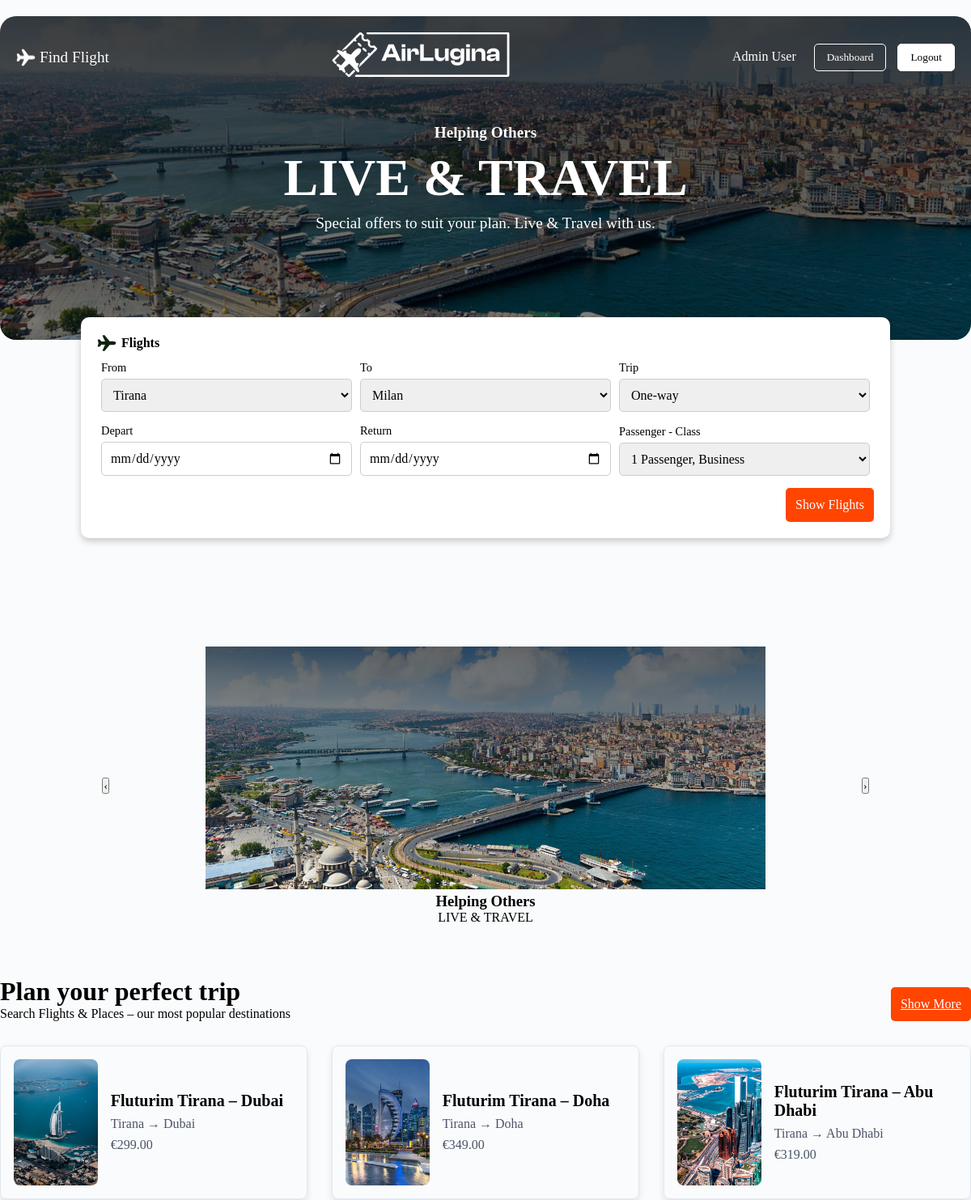
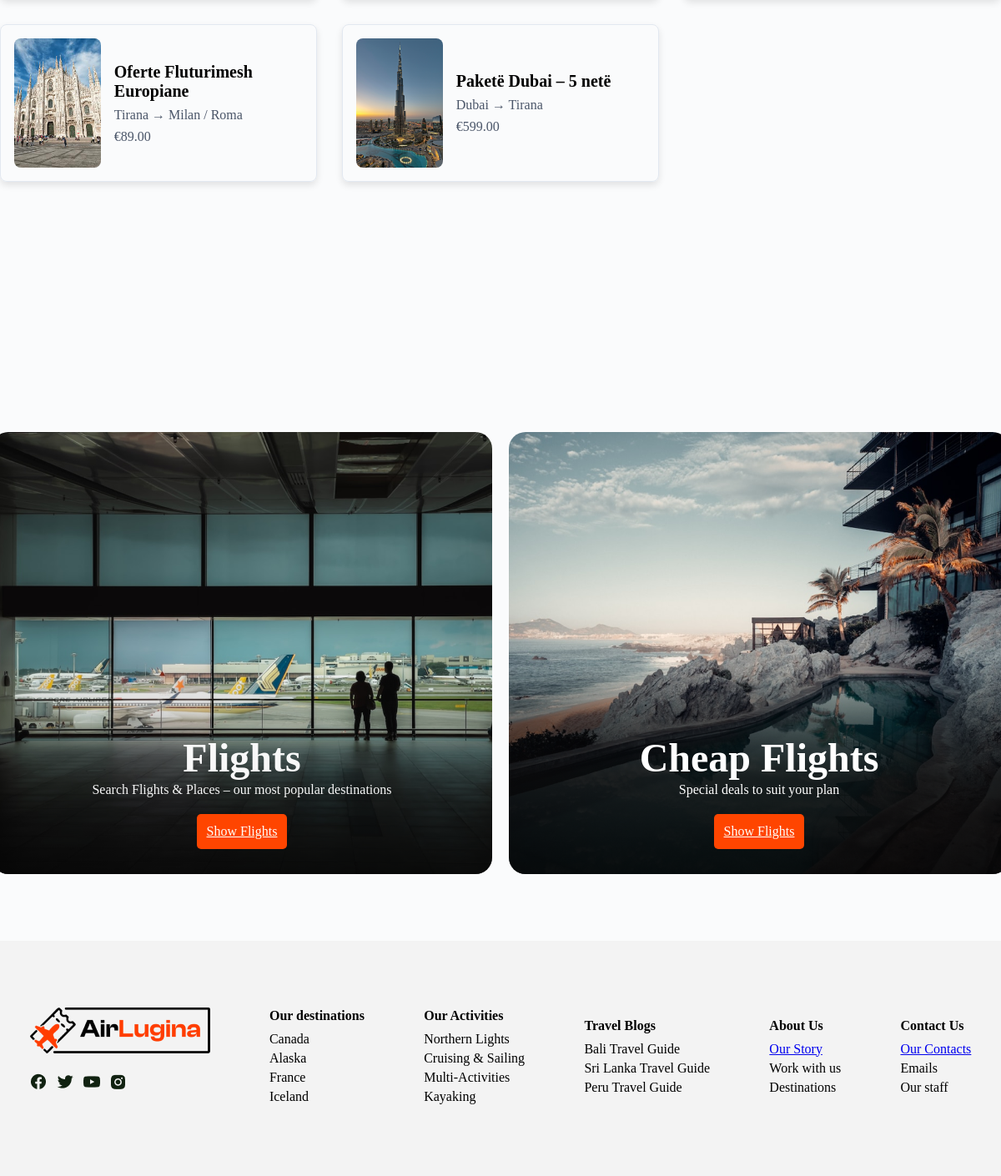
/index.php (signed in), run on the app's committed database (2 pictures, top to bottom).
### tables this page shows
CREATE TABLE IF NOT EXISTS pages (
    id INT AUTO_INCREMENT PRIMARY KEY,
    slug VARCHAR(100) NOT NULL UNIQUE,
    title VARCHAR(255) NOT NULL,
    content TEXT,
    created_at TIMESTAMP DEFAULT CURRENT_TIMESTAMP,
    updated_at TIMESTAMP DEFAULT CURRENT_TIMESTAMP ON UPDATE CURRENT_TIMESTAMP
);

CREATE TABLE IF NOT EXISTS slider (
    id INT AUTO_INCREMENT PRIMARY KEY,
    title VARCHAR(255),
    subtitle VARCHAR(255),
    image_path VARCHAR(255),
    sort_order INT DEFAULT 0,
    created_at TIMESTAMP DEFAULT CURRENT_TIMESTAMP
);

CREATE TABLE IF NOT EXISTS products (
    id INT AUTO_INCREMENT PRIMARY KEY,
    title VARCHAR(255) NOT NULL,
    description TEXT,
    from_location VARCHAR(100),
    to_location VARCHAR(100),
    price DECIMAL(10,2),
    image_path VARCHAR(255),
    pdf_path VARCHAR(255),
    created_by INT,
    updated_by INT,
    created_at TIMESTAMP DEFAULT CURRENT_TIMESTAMP,
    updated_at TIMESTAMP DEFAULT CURRENT_TIMESTAMP ON UPDATE CURRENT_TIMESTAMP,
    FOREIGN KEY (created_by) REFERENCES users(id) ON DELETE SET NULL,
    FOREIGN KEY (updated_by) REFERENCES users(id) ON DELETE SET NULL
);

### classes/Database.php (called while the page is built, shortened)
<?php
class Database
{
    private static $instance = null;
    private static $config = [];
    public static function getConfig()
    {
        if (empty(self::$config)) {
            $path = dirname(__DIR__) . '/config/database.php';
            self::$config = require $path;
        }
        return self::$config;
    }
    public static function getConnection()
    {
        if (self::$instance === null) {
            $c = self::getConfig();
            $dsn = sprintf(
                'mysql:host=%s;dbname=%s;charset=%s',
                $c['host'],
                $c['dbname'],
                $c['charset']
            );
            try {
                self::$instance = new PDO($dsn, $c['username'], $c['password'], [
                    PDO::ATTR_ERRMODE => PDO::ERRMODE_EXCEPTION,
                    PDO::ATTR_DEFAULT_FETCH_MODE => PDO::FETCH_ASSOC,
                ]);
            } catch (PDOException $e) {
                die('Lidhja me databazen deshtoi: ' . $e->getMessage());
            }
        }
        return self::$instance;
    }
}

### config/database.php (called while the page is built)
<?php
return [
    'host'     => 'localhost',
    'dbname'   => 'airlugina_db',
    'username' => 'root',
    'password' => '',
    'charset'  => 'utf8mb4',
];

### classes/Auth.php (called while the page is built, shortened)
<?php
class Auth
{
    public function isLoggedIn()
    {
        return !empty($_SESSION['user_id']);
    }
    public function isAdmin()
    {
        return ($_SESSION['user_role'] ?? '') === 'admin';
    }
    public function userName()
    {
        return $_SESSION['user_name'] ?? 'Guest';
    }
}

### classes/Contact.php (called while the page is built, shortened)
<?php
class Contact
{
    private $db;
    public function __construct()
    {
        $this->db = Database::getConnection();
    }
    public function getPageBySlug($slug)
    {
        $stmt = $this->db->prepare('SELECT * FROM pages WHERE slug = ? LIMIT 1');
        $stmt->execute([$slug]);
        $row = $stmt->fetch();
        return $row ?: null;
    }
    public function getSliderItems()
    {
        $stmt = $this->db->query('SELECT * FROM slider ORDER BY sort_order ASC, id ASC');
        return $stmt->fetchAll();
    }
}

### classes/Product.php (called while the page is built, shortened)
<?php
class Product
{
    private $db;
    public function __construct()
    {
        $this->db = Database::getConnection();
    }
    public function getAll($limit = 50)
    {
        $limit = (int) $limit;
        $sql = "SELECT p.*,
                u1.first_name AS created_by_name, u1.last_name AS created_by_surname,
                u2.first_name AS updated_by_name, u2.last_name AS updated_by_surname
                FROM products p
                LEFT JOIN users u1 ON p.created_by = u1.id
                LEFT JOIN users u2 ON p.updated_by = u2.id
                ORDER BY p.created_at DESC LIMIT " . $limit;
        $stmt = $this->db->query($sql);
        return $stmt->fetchAll();
    }
}

### index.php (the view, shortened to what this page needs)
<?php
$auth = new Auth();
$contactModel = new Contact();
$productModel = new Product();
$homePage = $contactModel->getPageBySlug('home');
$sliderItems = $contactModel->getSliderItems();
$products = $productModel->getAll(9);
$heroSubtitle = $homePage['title'] ?? 'Helping Others';
$heroTitle = 'LIVE & TRAVEL';
$heroDesc = $homePage['content'] ?? 'Special offers to suit your plan.';
if (!empty($sliderItems)) {
    $first = $sliderItems[0];
    $heroSubtitle = $first['title'] ?? $heroSubtitle;
    $heroTitle = $first['subtitle'] ?? $heroTitle;
}
require __DIR__ . '/includes/header.php';
?>
      <div class="form-container">
        <div><h2 style="font-size: 1em; display: flex; align-items: center;"><img src="assets/Images/airplanee.png" alt="icon" style="padding-right: 6px;"> Flights</h2></div>
        <form action="products.php" method="get">
          <div class="form-group">
            <div>
              <label for="from">From</label>
              <select id="from" name="from">
                <option value="Tirana">Tirana</option>
              </select>
            </div>
            <div>
              <label for="to">To</label>
              <select id="to" name="to">
                <option value="Milan">Milan</option>
              </select>
            </div>
            <div>
              <label for="trip">Trip</label>
              <select id="trip" name="trip">
                <option value="one-way">One-way</option>
              </select>
            </div>
          </div>
          <div class="form-group">
            <div>
              <label for="depart">Depart</label>
              <input type="date" id="depart" name="depart">
            </div>
            <div>
              <label for="return">Return</label>
              <input type="date" id="return" name="return">
            </div>
            <div>
              <label for="passenger-class">Passenger - Class</label>
              <select id="passenger-class" name="passenger-class">
                <option value="1-business">1 Passenger, Business</option>
              </select>
            </div>
          </div>
          <button type="submit" class="submit-btn">Show Flights</button>
        </form>
      </div>
      <?php if (count($sliderItems) > 1): ?>
      <div class="slider-container" style="max-width: 1200px; margin: 2rem auto; overflow: hidden; position: relative;">
        <div class="hero-slider" style="display: flex; transition: transform 0.5s;">
          <?php foreach ($sliderItems as $slide): ?>
            <div class="slide" style="min-width: 100%; text-align: center; padding: 2rem;">
              <?php if (!empty($slide['image_path'])): ?>
                <img src="<?= htmlspecialchars($slide['image_path']) ?>" alt="<?= htmlspecialchars($slide['title'] ?? '') ?>" style="max-width: 100%; max-height: 300px; object-fit: cover;">
              <?php endif; ?>
              <h3><?= htmlspecialchars($slide['title'] ?? '') ?></h3>
              <p><?= htmlspecialchars($slide['subtitle'] ?? '') ?></p>
            </div>
          <?php endforeach; ?>
        </div>
        <button type="button" class="slider-prev" style="position: absolute; left: 10px; top: 50%; transform: translateY(-50%);">‹</button>
        <button type="button" class="slider-next" style="position: absolute; right: 10px; top: 50%; transform: translateY(-50%);">›</button>
      </div>
      <?php endif; ?>
      <div class="offerts">
        <div class="tit">
          <div class="features">
            <h1>Plan your perfect trip</h1>
            <p>Search Flights & Places – our most popular destinations</p>
          </div>
          <div>
            <a href="products.php" class="submit-btn">Show More</a>
          </div>
        </div>
        <div class="cards">
          <?php if (!empty($products)): ?>
            <?php foreach (array_slice($products, 0, 9) as $p): ?>
              <div class="card">
                <?php if (!empty($p['image_path'])): ?>
                  <img src="<?= htmlspecialchars($p['image_path']) ?>" alt="<?= htmlspecialchars($p['title']) ?>" class="card-image">
                <?php else: ?>
                  <img src="assets/Images/Frame 197-1.png" alt="Card Image" class="card-image">
                <?php endif; ?>
                <div class="card-content">
                  <h3 class="card-title"><?= htmlspecialchars($p['title']) ?></h3>
                  <p class="card-text"><?= htmlspecialchars($p['from_location'] . ' → ' . $p['to_location']) ?></p>
                  <?php if (!empty($p['price'])): ?><p class="card-text">€<?= number_format($p['price'], 2) ?></p><?php endif; ?>
                </div>
              </div>
            <?php endforeach; ?>
          <?php endif; ?>
        </div>
      </div>
      <div class="fli">
        <div class="cardd">
          <h1 style="font-size: 3rem; margin-bottom: 2px;">Flights</h1>
          <p style="font-size: 1rem; margin-bottom: 20px;">Search Flights & Places – our most popular destinations</p>
          <a href="products.php" class="submit-btn" style="display: inline-flex;">Show Flights</a>
        </div>
        <div class="cardd2">
          <h1 style="font-size: 3rem; margin-bottom: 2px;">Cheap Flights</h1>
          <p style="font-size: 1rem; margin-bottom: 20px;">Special deals to suit your plan</p>
          <a href="products.php" class="submit-btn" style="display: inline-flex;">Show Flights</a>
        </div>
      </div>
<?php require __DIR__ . '/includes/footer.php'; ?>

### includes/header.php (shortened to what this page needs)
<!DOCTYPE html>
<html lang="en">
<head>
    <link rel="stylesheet" href="assets/landingpage.css">
</head>
<body>
    <div class="hero">
        <div class="hero-overlay">
            <nav class="navbar">
                <div style="display: flex;" class="left-nav">
                    <img style="margin-right: 5px;" src="assets/Images/logo.png" alt="">
                    <a href="index.php">Find Flight</a>
                </div>
                <div class="logo">
                    <span><img src="assets/Images/AirLuginaBARDH.png" alt=""></span>
                </div>
                <div class="buttons">
                    <?php if ($auth->isLoggedIn()): ?>
                        <span class="user-name-nav"><?= htmlspecialchars($auth->userName()) ?></span>
                        <?php if ($auth->isAdmin()): ?>
                            <button class="log"><a href="admin/dashboard.php">Dashboard</a></button>
                        <?php endif; ?>
                        <button class="sig"><a href="logout.php">Logout</a></button>
                    <?php else: ?>
                        <button class="log"><a href="login.php">Login</a></button>
                        <button class="sig"><a href="signup.php">Sign up</a></button>
                    <?php endif; ?>
                </div>
            </nav>
            <h3><?= htmlspecialchars($heroSubtitle ?? 'Helping Others') ?></h3>
            <h1><?= htmlspecialchars($heroTitle ?? 'LIVE & TRAVEL') ?></h1>
            <p><?= htmlspecialchars($heroDesc ?? 'Special offers to suit your plan') ?></p>
        </div>
    </div>
    <nav class="nav-links">
        <a href="index.php">Home</a>
        <a href="about.php">About Us</a>
        <a href="products.php">Products</a>
        <a href="news.php">News</a>
        <a href="contact.php">Contact Us</a>
    </nav>

### assets/landingpage.css (style rules this page uses)
* { margin: 0; padding: 0; box-sizing: border-box; font-family: ClashDisplay-Regular; }
body { background-color: #FAFBFC ; display: flex; justify-content: center; flex-direction: column; align-items: center; min-height: 100vh; }
.hero { position: relative; margin-top: 20px; width: 100%; max-width: 1200px; height: 50vh; background: url('Images/backroung.png') center/cover no-repeat; display: flex; border-radius: 20px; align-items: center; justify-content: center; text-align: center; color: white; padding: 20px; }
.hero::before { content: ''; position: absolute; top: 0; left: 0; width: 100%; height: 100%; background: rgba(0, 0, 0, 0.45); border-radius: 20px; pointer-events: none; }
.hero-overlay { position: absolute; top: 0; left: 0; width: 100%; height: 100%; display: flex; flex-direction: column; justify-content: center; align-items: center; padding: 20px; z-index: 1; }
.navbar { width: 100%; display: flex; justify-content: space-between; align-items: center; padding: 20px; color: white; position: absolute; top: 0; }
.navbar .left-nav a { justify-content: center; font-size: 1.2rem; color: white; text-decoration: none; }
.navbar .logo { font-size: 1.5rem; font-weight: bold; }
.sig { background-color: white; color: rgb(25, 35, 44); border: 1px solid white; padding: 8px 15px; border-radius: 5px; cursor: pointer; margin-left: 10px; }
.sig a { text-decoration: none; color: black; }
.log { padding: 8px 15px; border-radius: 5px; cursor: pointer; margin-left: 10px; color: white; border: 1px solid white; background-color: transparent; }
.log a { text-decoration: none; color: white; }
.hero h3 { font-size: 1.2rem; margin-bottom: 0.5rem; }
.hero h1 { font-size: 4rem; font-weight: bold; }
.hero p { font-size: 1.2rem; margin-top: 0.5rem; }
.form-container { position: relative; align-items: center; top: -70px; background: white; border-radius: 10px; box-shadow: 0 4px 8px rgba(0, 0, 0, 0.2); width: 100%; max-width: 1000px; padding: 20px; }
.form-container h2 { font-size: 1.5rem; margin-bottom: 10px; }
.form-group { display: flex; align-items: center; justify-content: center; gap: 10px; margin-bottom: 15px; }
.form-group label { display: block; font-size: 0.9rem; margin-bottom: 5px; }
.form-group select, .form-group input { width: 310px; padding: 10px; border: 1px solid #ccc; border-radius: 5px; font-size: 1rem; }
.submit-btn { display: block; float: right; padding: 12px; font-size: 1rem; color: white; background-color: #ff4500; border: none; border-radius: 5px; cursor: pointer; }
.offerts { width: 1200px; }
.tit { display: flex; justify-content: space-between; align-items: end; width: 100%; }
.cards { margin-top: 30px; display: grid; grid-template-rows: 1fr 1fr 1fr; grid-template-columns: 1fr 1fr 1fr; gap: 30px; }
.card { display: flex; border: 1px solid #e2e8f0; border-radius: 8px; box-shadow: 0 4px 8px rgba(0, 0, 0, 0.1); max-width: 500px; padding: 16px; overflow: hidden; }
.card-image { width: 30%; height: auto; border-radius: 8px; object-fit: cover; margin-right: 16px; }
.card-content { display: flex; flex-direction: column; justify-content: center; }
.card-title { font-size: 1.25rem; font-weight: 600; margin: 0; }
.card-text { color: #4a5568; margin-top: 8px; }
.cardd { width: 600px; height: 530px; color: rgba(255, 255, 255, 0.966); background-image: url('Images/backkk.png'); border-radius: 20px; display: flex; align-items: center; justify-content: end; flex-direction: column; padding: 30px; position: relative; }
.cardd::before { content: ''; position: absolute; top: 0; left: 0; width: 100%; height: 100%; background: linear-gradient(to top, rgba(0,0,0,0.6), transparent 50%); border-radius: 20px; pointer-events: none; }
.cardd > * { position: relative; z-index: 1; }
.cardd2 { width: 600px; height: 530px; color: white; background-image: url('Images/back.png'); border-radius: 20px; display: flex; align-items: center; justify-content: end; flex-direction: column; padding: 30px; position: relative; }
.cardd2::before { content: ''; position: absolute; top: 0; left: 0; width: 100%; height: 100%; background: linear-gradient(to top, rgba(0,0,0,0.6), transparent 50%); border-radius: 20px; pointer-events: none; }
.cardd2 > * { position: relative; z-index: 1; }
.fli { margin-top: 80px; display: flex; gap: 20px; margin-bottom: 80px; }

### data on the page
pages: content "Special offers to suit your plan. Live & Travel with us."
slider: image_path (picture), title "Helping Others", subtitle "LIVE & TRAVEL"
products: image_path (picture), title "Fluturim Tirana – Dubai", from_location+to_location "Tirana → Dubai", price "299.00"
products: image_path (picture), title "Fluturim Tirana – Doha", from_location+to_location "Tirana → Doha", price "349.00"
products: image_path (picture), title "Fluturim Tirana – Abu Dhabi", from_location+to_location "Tirana → Abu Dhabi", price "319.00"
products: image_path (picture), title "Oferte Fluturimesh Europiane", from_location+to_location "Tirana → Milan / Roma", price "89.00"
products: image_path (picture), title "Paketë Dubai – 5 netë", from_location+to_location "Dubai → Tirana", price "599.00"

### other printed values
$auth->userName() "Admin User"
$heroSubtitle "Helping Others"
$heroTitle "LIVE & TRAVEL"
